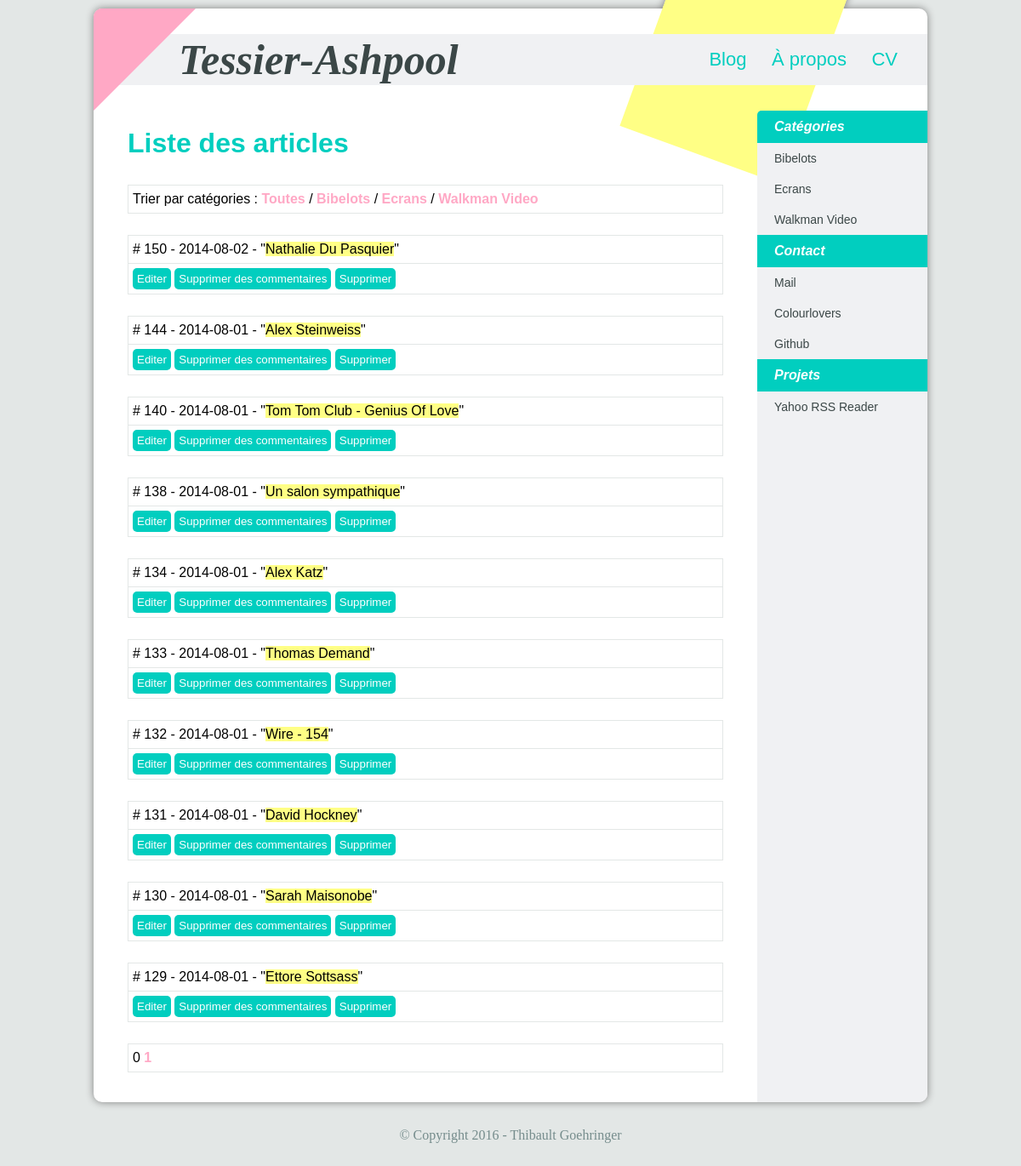
Page /listArticles.php (signed in) on the committed database.
### tables this page shows
CREATE TABLE IF NOT EXISTS `categories` (
  `id` int(11) NOT NULL AUTO_INCREMENT,
  `name` text NOT NULL,
  PRIMARY KEY (`id`)
);

CREATE TABLE IF NOT EXISTS `articles` (
  `id` int(11) NOT NULL AUTO_INCREMENT,
  `cat_id` int(11) NOT NULL,
  `title` varchar(255) NOT NULL,
  `body` text NOT NULL,
  `date` datetime NOT NULL,
  PRIMARY KEY (`id`),
  KEY `cat_id` (`cat_id`)
);

### includes/db.php (called while the page is built, shortened)
<?php
class db
{
    private $connection;
    public function __construct($dns, $user, $password)
    {
        try
        {
            $this->connection = new PDO($dns, $user, $password);
            $this->connection->setAttribute(PDO::ATTR_ERRMODE, PDO::ERRMODE_EXCEPTION);
        }
        catch (PDOException $exception)
        {
            echo 'Connection à la BDD impossible : '. $exception->getMessage(). '. ';
            exit ('Arrêt du script.');
        }
    }
    public function countArticles($cat_id)
    {
        try
        {
            if ($cat_id === 0)
            {
                $request = $this->connection->query('SELECT COUNT(*) FROM articles');
            }
            else
            {
                $request = $this->connection->prepare('SELECT COUNT(*) FROM articles WHERE cat_id = :cat_id');
                $request->bindParam(':cat_id', $cat_id);
                $request->execute();
            }
            $request->bindColumn(1, $cnt);
            return $cnt;
        }
        catch (PDOException $exception)
        {
            echo 'A1 Problème dans l\'exécution de la requête : '. $exception->getMessage(). '. ';
        }
    }
    public function nArticle($cat_id, $n)
    {
        try
        {
            if ($cat_id === 0)
            {
                if ($n === 0)
                {
                    $request = $this->connection->query('SELECT id FROM articles WHERE date=(SELECT MAX(date) FROM articles)');
                }
                else
                {
                    $n--;
                    $request = $this->connection->query('SELECT id FROM articles ORDER BY date DESC LIMIT '.$n.',1');
                }
            }
            $request->execute();
            $request->bindColumn(1, $id);
            return $id;
        }
            catch (PDOException $exception)
            {
                echo 'A2 Problème dans l\'exécution de la requête : '. $exception->getMessage(). '. ';
            }
    }
    public function getArticle($cat_id, $id, $numberOfArticles)
    {
        try
        {
            if ($cat_id === 0)
            {
                if ($numberOfArticles === 1)
                {
                    $request = $this->connection->prepare('SELECT id, cat_id, title, body, UNIX_TIMESTAMP(date) AS date FROM articles WHERE id = :id');
                }
                else
                {
                    $request = $this->connection->prepare('SELECT id, cat_id, title, body, UNIX_TIMESTAMP(date) AS date FROM articles WHERE date <= (SELECT date FROM articles WHERE id=:id) ORDER BY date DESC LIMIT '.$numberOfArticles);
                }
            }
            $request->bindParam(':id', $id);
            $request->execute();
            return $request->fetchAll(PDO::FETCH_ASSOC);
        }
        catch (PDOException $exception)
        {
            echo 'A3 Problème dans l\'exécution de la requête : '. $exception->getMessage(). '. ';
        }
    }
    public function getCategory($id)
    {
        try
        {
            if ($id === 0)
            {
            $request = $this->connection->prepare('SELECT id, name FROM categories ORDER BY name ASC');
            }
        else
            {
            $request = $this->connection->prepare('SELECT id, name FROM categories WHERE id = :id');
            $request->bindParam(':id', $id);
            }
        $request->execute();
        return $request->fetchAll(PDO::FETCH_ASSOC);
        }
        catch (PDOException $exception)
        {
            echo 'L1 Problème dans l\'exécution de la requête : '. $exception->getMessage(). '. ';
        }
    }
}
?>

### listArticles.php (the view)
<?php
require('./includes/head.php');
if (isset($_SESSION['rights']) && $_SESSION['rights'] === 'admin')
{
    if (isset($_GET['c']))
    {
        $currentCategory = (int)$_GET['c'];
    }
    else
    {
        $currentCategory = 0;
    }
    if (isset($_GET['p']) && (int)$_GET['p'] > 0)
    {
        $currentPage = (int)$_GET['p'];
        $firstArticleId = $db->nArticle($currentCategory, $currentPage*ARTICLESPERPAGE+1);
    }
    else
    {
        $currentPage = 0;
        $firstArticleId = $db->nArticle($currentCategory,0);
    }
    $categoriesList = $db->getCategory(0);
    echo '<H1>Liste des articles</H1>
    <div class="tableWrapper"><table>
        <tr>
            <td>
                Trier par catégories : <a href="listArticles.php?c=0">Toutes </a> ';
                foreach ($categoriesList as $category)
                {
                    if ((int)$category['id'] === $currentCategory)
                    {
                        echo '/ '.$category['name']. ' ';
                    }
                    else
                    {
                        echo '
                        / <a href="listArticles.php?c='. $category['id']. '">'. $category['name']. '</a> ';
                    }
                }
                echo '
            </td>
        </tr>
    </table></div>';
    if (! empty($articlesList = $db->getArticle($currentCategory, $firstArticleId, ARTICLESPERPAGE)))
    {
        foreach ($articlesList as $article)
        {
            echo '
            <div class="tableWrapper"><table>
                <tr>
                    <td>
                    # '. $article['id'].' - '. date('Y-m-d',$article['date']). ' - "<mark>'. $article['title']. '</mark>"
                    </td>
                </tr>
            <tr>
                <td>
                    <form action="editArticle.php" method="post" >
                    <input type="hidden" name="editArticle" value="editArticle"/>
                    <input type="hidden" name="id" value="'. $article['id']. '"/>
                    <input type="submit" name="button" value="Editer" />
                    </form>
                    <form action="listComments.php" method="post" >
                    <input type="hidden" name="listComments" value="listComments"/>
                    <input type="hidden" name="articleId" value="'. $article['id']. '"/>
                    <input type="submit" name="button" value="Supprimer des commentaires" />
                    </form>
                    <form action="deleteArticle.php" method="post" >
                    <input type="hidden" name="deleteArticle" value="deleteArticle"/>
                    <input type="hidden" name="id" value="'. $article['id']. '"/>
                    <input type="button" name="button" value="Supprimer"  onclick="confirmSubmit(this.form, \'cet article\')"/>
                    </form>
                </td>
            </tr>
        </table></div>';
        }
        if (($numberOfPages = ((int)$db->countArticles($currentCategory)/ARTICLESPERPAGE)) > 1)
        {
            echo '
            <div class="tableWrapper"><table>
            <tr>
                <td>';
                    for ($i=0; $i<$numberOfPages; $i++)
                    {
                        if ($i === $currentPage)
                        {
                            echo $i. ' ';
                        }
                        else
                        {
                            echo '<a href="?p='. $i. ($currentCategory !== 0 ? '&c='. $currentCategory : ''). '">'. $i. '</a> ';
                        }
                    }
            echo '
                </td>
            </tr>
            </table></div>
            ';
        }
    }
    else
    {
        echo '<p>Aucun article à afficher :-(</p>';
    }
}
else
{
    echo '<h1>Utilisateur non connecté.</h1>';
    echo '<p><a href="admin.php">Retour à l\'accueil.</a></p>';
}
require('./includes/foot.php');
?>

### includes/head.php (shortened to what this page needs)
<?php
require('./includes/db.php');
$db = new db(DNS, USER, PASSWORD);
?>
<!DOCTYPE html>
<html>
<head>
    <link type="text/css" rel="stylesheet" href="./css/style.css"/>
</head>
<body>
<div id="pagewrapper">
<div id="header">
<div id="rectangleshadow"></div>
<div id="rectangle"></div>
<div id="triangle"></div>
        <nav>
            <ul>
                <li>
                    <a href="./index.php">Blog</a>
                </li>
                <li>
                    <a href="./about.php">À propos</a>
                </li>
                <li>
                    <a href="./cv.php">CV </a>
                </li>
            </ul>
            <h1><a href="./index.php">Tessier-Ashpool</a></h1>
        </nav>
    </div>
    <div id="content">
        <div id="main">

### includes/foot.php (shortened to what this page needs)
    </div>
        <nav id="menu">
                <?php
                $categoriesList = $db->getCategory(0);
                if (! empty($categoriesList))
                {
                        echo '
                        <h1>Catégories</h1>
                        <ul>';
                        foreach ($categoriesList as $category)
                        {
                                echo '
                                <li><a href="index.php?c='. $category['id']. '">'. $category['name']. '</a></li>';
                        }
                        echo '
                        </ul>';
                }
                ?>
                <h1>Contact</h1>
                <ul>
                        <li><a href="mailto:tgoehringer@gmail.com">Mail</a></li>
                        <li><a href="http://www.colourlovers.com/lover/beurkinger">Colourlovers</a></li>
                        <li><a href="https://github.com/beurkinger">Github</a></li>
                </ul>
                 <h1>Projets</h1>
                <ul>
                        <li><a href="./Yahoo/">Yahoo RSS Reader</a></li>
                </ul>
        </nav>
</div>
</div>
<div id="footer">© Copyright  <?php echo date('Y') ; ?> - Thibault Goehringer</div>
</body>

### css/style.css (style rules this page uses)
* { margin: 0px; padding: 0px; border: 0px; -ms-box-sizing: border-box; -moz-box-sizing: border-box; -webkit-box-sizing: border-box; -webkit-hyphens: auto; -moz-hyphens: auto; -ms-hyphens: auto; -o-hyphens: auto; hyphens: auto; word-wrap : break-word; }
body { background: #e3e7e6; padding: 10px 10px 0 10px; }
a { text-decoration : none; }
li { list-style-type: none; }
#pagewrapper { width: 980px; max-height: 99999px; border-radius: 10px; -moz-box-shadow: 0px 0px 10px 0px gray; -webkit-box-shadow: 0px 0px 10px 0px gray; box-shadow: 0px 0px 10px 0px gray; margin: 0px auto 0px auto; background: #FFFFFF; }
#header { position: relative; width: 100%; border-radius: 10px; border-bottom-left-radius: 0px; border-bottom-right-radius: 0px; height: 120px; }
#triangle { z-index: 50; width: 0px; height: 0px; border-top: 60px solid #FFA8C5; border-left: 60px solid #FFA8C5; border-right: 60px solid transparent; border-bottom: 60px solid transparent; border-top-left-radius: 10px; border-bottom-right-radius: 10px; position: absolute; }
#rectangle { z-index: 10; position: absolute; top: -210px; left: 515px; width: 600px; height: 200px; background: #FFFF85; -o-transform:rotate(-70deg); -ms-transform:rotate(-70deg); -webkit-transform:rotate(-70deg); transform:rotate(-70deg); }
#rectangleshadow { z-index: -10; position: absolute; top: -210px; left: 515px; width: 600px; height: 200px; -o-transform:rotate(-70deg); -ms-transform:rotate(-70deg); -webkit-transform:rotate(-70deg); transform:rotate(-70deg); -moz-box-shadow: 0px 0px 10px 0px gray; -webkit-box-shadow: 0px 0px 10px 0px gray; box-shadow: 0px 0px 10px 0px gray; }
#header nav { z-index: 40; display: block; background: #f0f1f3; width: 980px; height: 60px; position: relative; top:30px; font-family: Arial, Helvetica, Verdana, sans-serif; }
#header nav h1 { height: 60px; line-height: 60px; padding: 0 0 0 100px; font-size: 50px; font-family: Georgia, Times New Roman ; font-style: oblique; color: #3b4747; }
#header nav h1 a { color: #3b4747; }
#header nav ul { float: right; margin : 0 20px 0 0; }
#header nav ul li { display: inline-block; }
#header nav ul li a { display: block; color: #01cebf; font-size: 22px; height: 60px; line-height: 60px; padding: 0 15px 0 10px; }
#content { display: table; width: 100%; }
#menu { z-index: 20; display: table-cell; position: relative; height:100%; width: 200px; padding: 0 0 20px 0; background: #f0f1f3; border-top-left-radius: 10px; border-bottom-right-radius: 10px; font-family: Arial, Helvetica, Verdana, sans-serif; vertical-align: top; }
#menu h1 { background : #01cebf; color:white; font-size: 16px; padding: 10px 20px 10px 20px; font-style: oblique; }
#menu > h1:first-child { border-top-left-radius: 5px; }
#menu a { color: #3b4747; display: block; padding: 10px 20px 10px 20px; font-size: 14px; background: #f0f1f3; }
#main { display: table-cell; border-radius: 10px; border-top-left-radius: 0px; border-top-right-radius: 0px; font-family: Arial, Helvetica, Verdana, sans-serif; vertical-align: top; padding: 0 0 20px 0; }
#main h1 { padding: 20px 40px 10px 40px; margin: 30px 0 10px 0; color : #01cebf; border-top: 1px solid #e3e7e6; font-size: 32px; }
#main > h1:first-child { border-top: 0px ; margin-top: 0px; }
#main a { color : #FFA8C5; font-weight: bold; }
#main mark { background : #FFFF85; }
#main form { display: inline; }
#main form input, #main form select { border : 1px solid #e3e7e6; border-top: 2px solid #e3e7e6; border-left: 2px solid #e3e7e6; background: #f0f1f3; padding: 5px; width: 30%; }
#main form input[type="button"], #main form input[type="submit"] { background: #01cebf; color: white; border: 0px; border-radius: 5px; }
#main .tableWrapper { width: 100%; padding: 10px 40px 10px 40px; margin: 5px 0 5px 0px; }
#main table { width: 100%; color : #000000; text-align:justify; font-size: 16px; line-height:22px; border : 1px solid #e3e7e6; border-collapse: collapse; }
#main table td, #main table th { padding: 5px; vertical-align: top; border : 1px solid #e3e7e6; }
#main table input, #main table select { width: auto; }
#footer { max-height: 99999px; width: 100%; color: #758C8C; padding: 30px; text-align: center; font-size: 16px; font-family: Georgia, Times New Roman; }

### rows in the picture
categories: name "Bibelots"
categories: name "Ecrans"
categories: name "Walkman Video"
articles: id "150", date "2014-08-02", title "Nathalie Du Pasquier"
articles: id "144", date "2014-08-01", title "Alex Steinweiss"
articles: id "140", date "2014-08-01", title "Tom Tom Club - Genius Of Love"
articles: id "138", date "2014-08-01", title "Un salon sympathique"
articles: id "134", date "2014-08-01", title "Alex Katz"
articles: id "133", date "2014-08-01", title "Thomas Demand"
articles: id "132", date "2014-08-01", title "Wire - 154"
articles: id "131", date "2014-08-01", title "David Hockney"
articles: id "130", date "2014-08-01", title "Sarah Maisonobe"
articles: id "129", date "2014-08-01", title "Ettore Sottsass"
